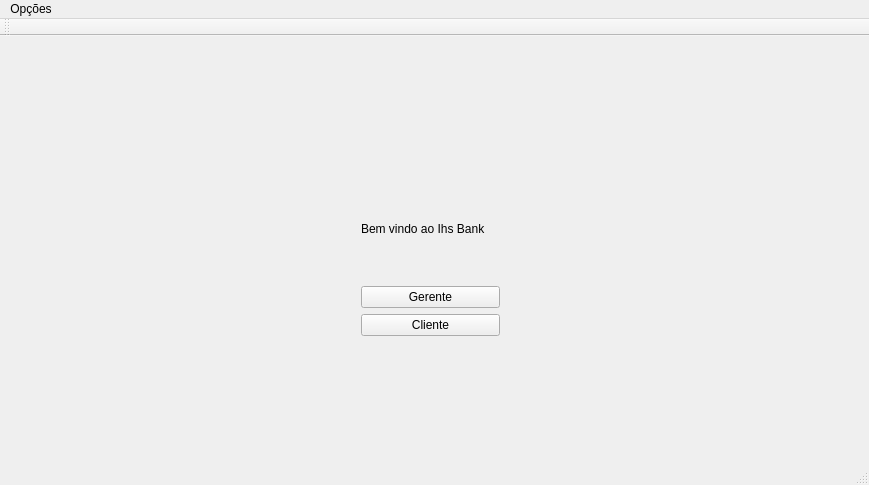
<?xml version="1.0" encoding="UTF-8"?>
<ui version="4.0">
 <class>modo</class>
 <widget class="QMainWindow" name="modo">
  <property name="geometry">
   <rect>
    <x>0</x>
    <y>0</y>
    <width>869</width>
    <height>485</height>
   </rect>
  </property>
  <property name="windowTitle">
   <string>Modo</string>
  </property>
  <property name="windowIcon">
   <iconset>
    <normaloff>switch.png</normaloff>switch.png</iconset>
  </property>
  <widget class="QWidget" name="centralWidget">
   <widget class="QWidget" name="layoutWidget">
    <property name="geometry">
     <rect>
      <x>350</x>
      <y>130</y>
      <width>161</width>
      <height>181</height>
     </rect>
    </property>
    <layout class="QVBoxLayout" name="verticalLayout">
     <item>
      <widget class="QLabel" name="label">
       <property name="text">
        <string>Bem vindo ao Ihs Bank</string>
       </property>
      </widget>
     </item>
     <item>
      <widget class="QPushButton" name="pushButton">
       <property name="text">
        <string>Gerente</string>
       </property>
      </widget>
     </item>
     <item>
      <widget class="QPushButton" name="pushButton_2">
       <property name="text">
        <string>Cliente</string>
       </property>
      </widget>
     </item>
    </layout>
   </widget>
  </widget>
  <widget class="QMenuBar" name="menuBar">
   <property name="geometry">
    <rect>
     <x>0</x>
     <y>0</y>
     <width>869</width>
     <height>22</height>
    </rect>
   </property>
   <widget class="QMenu" name="menuSair">
    <property name="title">
     <string>Opções</string>
    </property>
    <addaction name="actionConectar_com_a_placa"/>
    <addaction name="separator"/>
    <addaction name="actionSair"/>
   </widget>
   <addaction name="menuSair"/>
  </widget>
  <widget class="QToolBar" name="mainToolBar">
   <attribute name="toolBarArea">
    <enum>TopToolBarArea</enum>
   </attribute>
   <attribute name="toolBarBreak">
    <bool>false</bool>
   </attribute>
  </widget>
  <widget class="QStatusBar" name="statusBar"/>
  <action name="actionConectar_com_a_placa">
   <property name="text">
    <string>Conectar com a placa</string>
   </property>
  </action>
  <action name="actionSair">
   <property name="icon">
    <iconset resource="recursos.qrc">
     <normaloff>:/icons/exit.png</normaloff>:/icons/exit.png</iconset>
   </property>
   <property name="text">
    <string>Sair</string>
   </property>
  </action>
 </widget>
 <layoutdefault spacing="6" margin="11"/>
 <resources>
  <include location="recursos.qrc"/>
 </resources>
 <connections/>
</ui>
